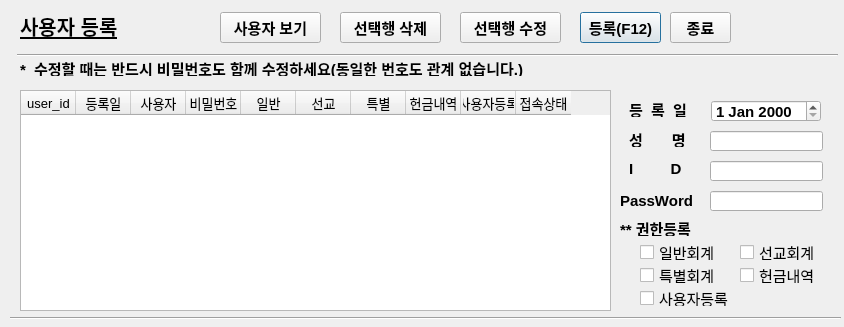
<?xml version="1.0" encoding="UTF-8"?>
<ui version="4.0">
 <class>Dialog</class>
 <widget class="QDialog" name="Dialog">
  <property name="geometry">
   <rect>
    <x>0</x>
    <y>0</y>
    <width>844</width>
    <height>327</height>
   </rect>
  </property>
  <property name="font">
   <font>
    <pointsize>11</pointsize>
   </font>
  </property>
  <property name="windowTitle">
   <string>Dialog</string>
  </property>
  <widget class="QLabel" name="label">
   <property name="geometry">
    <rect>
     <x>20</x>
     <y>10</y>
     <width>151</width>
     <height>31</height>
    </rect>
   </property>
   <property name="font">
    <font>
     <pointsize>15</pointsize>
     <weight>75</weight>
     <bold>true</bold>
     <underline>true</underline>
    </font>
   </property>
   <property name="text">
    <string>사용자 등록</string>
   </property>
  </widget>
  <widget class="QLabel" name="label_2">
   <property name="geometry">
    <rect>
     <x>629</x>
     <y>101</y>
     <width>81</width>
     <height>16</height>
    </rect>
   </property>
   <property name="font">
    <font>
     <pointsize>11</pointsize>
     <weight>75</weight>
     <bold>true</bold>
    </font>
   </property>
   <property name="text">
    <string>등  록  일</string>
   </property>
  </widget>
  <widget class="QLabel" name="label_3">
   <property name="geometry">
    <rect>
     <x>629</x>
     <y>131</y>
     <width>71</width>
     <height>16</height>
    </rect>
   </property>
   <property name="font">
    <font>
     <pointsize>11</pointsize>
     <weight>75</weight>
     <bold>true</bold>
    </font>
   </property>
   <property name="text">
    <string>성       명</string>
   </property>
  </widget>
  <widget class="QLabel" name="label_4">
   <property name="geometry">
    <rect>
     <x>629</x>
     <y>161</y>
     <width>81</width>
     <height>16</height>
    </rect>
   </property>
   <property name="font">
    <font>
     <pointsize>11</pointsize>
     <weight>75</weight>
     <bold>true</bold>
    </font>
   </property>
   <property name="text">
    <string>I         D </string>
   </property>
  </widget>
  <widget class="QLabel" name="label_5">
   <property name="geometry">
    <rect>
     <x>620</x>
     <y>192</y>
     <width>81</width>
     <height>18</height>
    </rect>
   </property>
   <property name="font">
    <font>
     <pointsize>11</pointsize>
     <weight>75</weight>
     <bold>true</bold>
    </font>
   </property>
   <property name="text">
    <string>PassWord</string>
   </property>
  </widget>
  <widget class="QLineEdit" name="name_widget">
   <property name="geometry">
    <rect>
     <x>710</x>
     <y>131</y>
     <width>113</width>
     <height>20</height>
    </rect>
   </property>
   <property name="font">
    <font>
     <pointsize>11</pointsize>
     <weight>75</weight>
     <bold>true</bold>
    </font>
   </property>
  </widget>
  <widget class="QLineEdit" name="ID_regist_widget">
   <property name="geometry">
    <rect>
     <x>710</x>
     <y>161</y>
     <width>113</width>
     <height>20</height>
    </rect>
   </property>
   <property name="font">
    <font>
     <pointsize>11</pointsize>
     <weight>75</weight>
     <bold>true</bold>
    </font>
   </property>
  </widget>
  <widget class="QLineEdit" name="password_widget">
   <property name="geometry">
    <rect>
     <x>710</x>
     <y>191</y>
     <width>113</width>
     <height>20</height>
    </rect>
   </property>
   <property name="font">
    <font>
     <pointsize>11</pointsize>
     <weight>75</weight>
     <bold>true</bold>
    </font>
   </property>
   <property name="echoMode">
    <enum>QLineEdit::Password</enum>
   </property>
  </widget>
  <widget class="QDateEdit" name="reg_date_widget">
   <property name="geometry">
    <rect>
     <x>711</x>
     <y>100</y>
     <width>110</width>
     <height>22</height>
    </rect>
   </property>
   <property name="font">
    <font>
     <pointsize>11</pointsize>
     <weight>75</weight>
     <bold>true</bold>
    </font>
   </property>
  </widget>
  <widget class="QPushButton" name="add_user_Button">
   <property name="geometry">
    <rect>
     <x>580</x>
     <y>12</y>
     <width>81</width>
     <height>31</height>
    </rect>
   </property>
   <property name="font">
    <font>
     <pointsize>11</pointsize>
     <weight>75</weight>
     <bold>true</bold>
    </font>
   </property>
   <property name="text">
    <string>등록(F12)</string>
   </property>
   <property name="shortcut">
    <string>F12</string>
   </property>
  </widget>
  <widget class="QPushButton" name="save_cancel_Button">
   <property name="geometry">
    <rect>
     <x>670</x>
     <y>12</y>
     <width>61</width>
     <height>31</height>
    </rect>
   </property>
   <property name="font">
    <font>
     <pointsize>11</pointsize>
     <weight>75</weight>
     <bold>true</bold>
    </font>
   </property>
   <property name="text">
    <string>종료</string>
   </property>
  </widget>
  <widget class="Line" name="line">
   <property name="geometry">
    <rect>
     <x>17</x>
     <y>47</y>
     <width>821</width>
     <height>16</height>
    </rect>
   </property>
   <property name="orientation">
    <enum>Qt::Horizontal</enum>
   </property>
  </widget>
  <widget class="Line" name="line_2">
   <property name="geometry">
    <rect>
     <x>10</x>
     <y>310</y>
     <width>831</width>
     <height>16</height>
    </rect>
   </property>
   <property name="orientation">
    <enum>Qt::Horizontal</enum>
   </property>
  </widget>
  <widget class="QTableWidget" name="user_tableWidget">
   <property name="geometry">
    <rect>
     <x>20</x>
     <y>90</y>
     <width>591</width>
     <height>221</height>
    </rect>
   </property>
   <property name="font">
    <font>
     <pointsize>10</pointsize>
    </font>
   </property>
   <attribute name="horizontalHeaderDefaultSectionSize">
    <number>55</number>
   </attribute>
   <column>
    <property name="text">
     <string>user_id</string>
    </property>
   </column>
   <column>
    <property name="text">
     <string>등록일</string>
    </property>
   </column>
   <column>
    <property name="text">
     <string>사용자</string>
    </property>
   </column>
   <column>
    <property name="text">
     <string>비밀번호</string>
    </property>
   </column>
   <column>
    <property name="text">
     <string>일반</string>
    </property>
   </column>
   <column>
    <property name="text">
     <string>선교</string>
    </property>
   </column>
   <column>
    <property name="text">
     <string>특별</string>
    </property>
   </column>
   <column>
    <property name="text">
     <string>헌금내역</string>
    </property>
   </column>
   <column>
    <property name="text">
     <string>사용자등록</string>
    </property>
   </column>
   <column>
    <property name="text">
     <string>접속상태</string>
    </property>
   </column>
  </widget>
  <widget class="QPushButton" name="row_delete_button">
   <property name="geometry">
    <rect>
     <x>340</x>
     <y>12</y>
     <width>101</width>
     <height>31</height>
    </rect>
   </property>
   <property name="font">
    <font>
     <pointsize>11</pointsize>
     <weight>75</weight>
     <bold>true</bold>
    </font>
   </property>
   <property name="text">
    <string>선택행 삭제</string>
   </property>
  </widget>
  <widget class="QPushButton" name="row_edit_button">
   <property name="geometry">
    <rect>
     <x>460</x>
     <y>12</y>
     <width>101</width>
     <height>31</height>
    </rect>
   </property>
   <property name="font">
    <font>
     <pointsize>11</pointsize>
     <weight>75</weight>
     <bold>true</bold>
    </font>
   </property>
   <property name="text">
    <string>선택행 수정</string>
   </property>
  </widget>
  <widget class="QCheckBox" name="Ge_checkBox">
   <property name="geometry">
    <rect>
     <x>640</x>
     <y>244</y>
     <width>81</width>
     <height>16</height>
    </rect>
   </property>
   <property name="text">
    <string>일반회계</string>
   </property>
  </widget>
  <widget class="QCheckBox" name="sun_checkBox">
   <property name="geometry">
    <rect>
     <x>740</x>
     <y>244</y>
     <width>81</width>
     <height>16</height>
    </rect>
   </property>
   <property name="text">
    <string>선교회계</string>
   </property>
  </widget>
  <widget class="QCheckBox" name="spe_checkBox">
   <property name="geometry">
    <rect>
     <x>640</x>
     <y>267</y>
     <width>81</width>
     <height>16</height>
    </rect>
   </property>
   <property name="text">
    <string>특별회계</string>
   </property>
  </widget>
  <widget class="QCheckBox" name="hun_detail_checkBox">
   <property name="geometry">
    <rect>
     <x>740</x>
     <y>267</y>
     <width>81</width>
     <height>16</height>
    </rect>
   </property>
   <property name="text">
    <string>헌금내역</string>
   </property>
  </widget>
  <widget class="QCheckBox" name="user_checkBox">
   <property name="geometry">
    <rect>
     <x>640</x>
     <y>290</y>
     <width>101</width>
     <height>16</height>
    </rect>
   </property>
   <property name="text">
    <string>사용자등록</string>
   </property>
  </widget>
  <widget class="QLabel" name="label_6">
   <property name="geometry">
    <rect>
     <x>620</x>
     <y>220</y>
     <width>91</width>
     <height>16</height>
    </rect>
   </property>
   <property name="font">
    <font>
     <pointsize>11</pointsize>
     <weight>75</weight>
     <bold>true</bold>
    </font>
   </property>
   <property name="text">
    <string>** 권한등록</string>
   </property>
  </widget>
  <widget class="QPushButton" name="user_view_button_2">
   <property name="geometry">
    <rect>
     <x>220</x>
     <y>12</y>
     <width>101</width>
     <height>31</height>
    </rect>
   </property>
   <property name="font">
    <font>
     <pointsize>11</pointsize>
     <weight>75</weight>
     <bold>true</bold>
    </font>
   </property>
   <property name="text">
    <string>사용자 보기</string>
   </property>
  </widget>
  <widget class="QLabel" name="label_7">
   <property name="geometry">
    <rect>
     <x>20</x>
     <y>60</y>
     <width>791</width>
     <height>16</height>
    </rect>
   </property>
   <property name="font">
    <font>
     <pointsize>11</pointsize>
     <weight>75</weight>
     <bold>true</bold>
    </font>
   </property>
   <property name="text">
    <string>*  수정할 때는 반드시 비밀번호도 함께 수정하세요(동일한 번호도 관계 없습니다.)</string>
   </property>
  </widget>
 </widget>
 <tabstops>
  <tabstop>reg_date_widget</tabstop>
  <tabstop>name_widget</tabstop>
  <tabstop>ID_regist_widget</tabstop>
  <tabstop>password_widget</tabstop>
  <tabstop>Ge_checkBox</tabstop>
  <tabstop>sun_checkBox</tabstop>
  <tabstop>spe_checkBox</tabstop>
  <tabstop>hun_detail_checkBox</tabstop>
  <tabstop>user_checkBox</tabstop>
  <tabstop>user_tableWidget</tabstop>
  <tabstop>row_delete_button</tabstop>
  <tabstop>row_edit_button</tabstop>
  <tabstop>add_user_Button</tabstop>
  <tabstop>save_cancel_Button</tabstop>
 </tabstops>
 <resources/>
 <connections>
  <connection>
   <sender>row_delete_button</sender>
   <signal>clicked()</signal>
   <receiver>Dialog</receiver>
   <slot>row_delete()</slot>
   <hints>
    <hint type="sourcelabel">
     <x>359</x>
     <y>31</y>
    </hint>
    <hint type="destinationlabel">
     <x>308</x>
     <y>29</y>
    </hint>
   </hints>
  </connection>
  <connection>
   <sender>row_edit_button</sender>
   <signal>clicked()</signal>
   <receiver>Dialog</receiver>
   <slot>row_edit()</slot>
   <hints>
    <hint type="sourcelabel">
     <x>528</x>
     <y>29</y>
    </hint>
    <hint type="destinationlabel">
     <x>454</x>
     <y>28</y>
    </hint>
   </hints>
  </connection>
  <connection>
   <sender>add_user_Button</sender>
   <signal>clicked()</signal>
   <receiver>Dialog</receiver>
   <slot>add_user_save()</slot>
   <hints>
    <hint type="sourcelabel">
     <x>598</x>
     <y>31</y>
    </hint>
    <hint type="destinationlabel">
     <x>582</x>
     <y>32</y>
    </hint>
   </hints>
  </connection>
  <connection>
   <sender>save_cancel_Button</sender>
   <signal>clicked()</signal>
   <receiver>Dialog</receiver>
   <slot>close_exit()</slot>
   <hints>
    <hint type="sourcelabel">
     <x>681</x>
     <y>28</y>
    </hint>
    <hint type="destinationlabel">
     <x>664</x>
     <y>30</y>
    </hint>
   </hints>
  </connection>
  <connection>
   <sender>user_view_button_2</sender>
   <signal>clicked()</signal>
   <receiver>Dialog</receiver>
   <slot>user_review()</slot>
   <hints>
    <hint type="sourcelabel">
     <x>225</x>
     <y>27</y>
    </hint>
    <hint type="destinationlabel">
     <x>187</x>
     <y>29</y>
    </hint>
   </hints>
  </connection>
 </connections>
 <slots>
  <slot>add_user_save()</slot>
  <slot>close_exit()</slot>
  <slot>row_delete()</slot>
  <slot>row_edit()</slot>
  <slot>user_review()</slot>
 </slots>
</ui>
